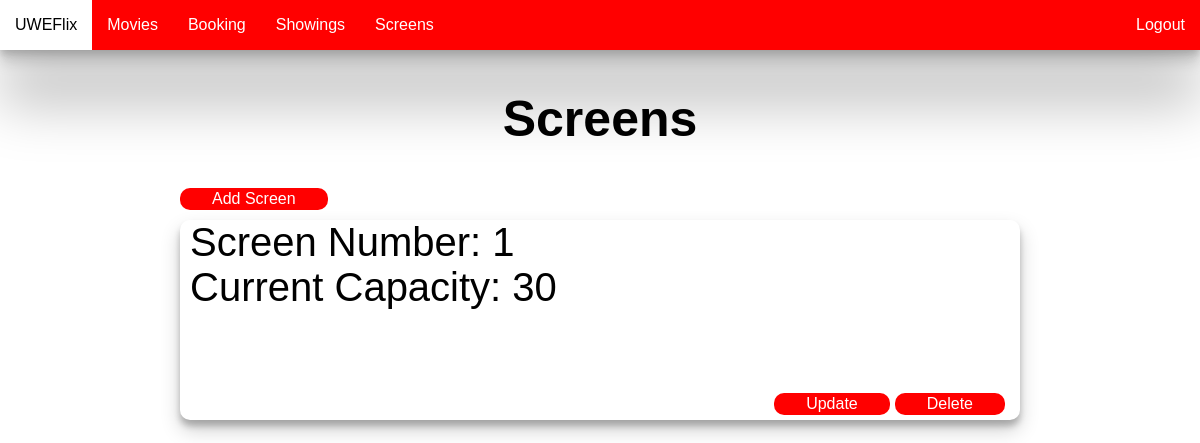
Page /screen (signed in) on the earlier database version.
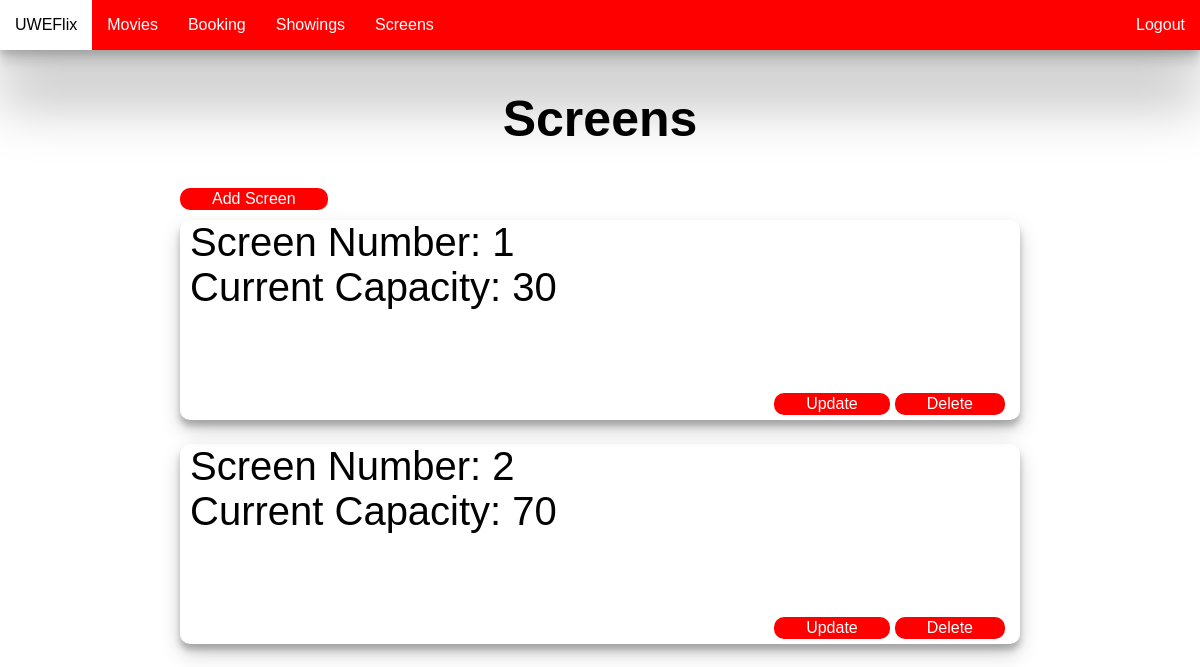
Same page on the later database version.
### UWEflix_Website/models.py (models this page shows, shortened)
class Screen(models.Model):
    screen_num = models.PositiveIntegerField(validators=[MaxValueValidator(10)], unique=True)# Max 10 screens
    seats = models.PositiveIntegerField(validators=[MaxValueValidator(100)])

### UWEflix_Website/views.py (the view)
# urls.py: path('screen', views.screen, name='screen'),
def screen(request):
    list = Screen.objects.all()
    return render(request, 'screen.html', {'list':list})

### UWEflix_Website/templates/screen.html (shortened to what this page needs)
{% extends 'base.html' %}
{% block content %}
{% if user.is_authenticated %}
<div class="title">
  <h1>Screens</h1>
</div>
<a class="card-button" style="margin-bottom: 10px;"
   href="{% url 'add-screen' %}">Add Screen</a>
{% for item in list %}
  <div class="card">
    <div class="card-content">
      <div class="card-top">
        Screen Number: {{ item.screen_num }}
        Current Capacity: {{ item.seats }}
      </div>
      <div class="card-buttons">
        <a href="{% url 'update-screen' item.id %}" class="card-button">Update</a>
        <a href="{% url 'delete-screen' item.id %}" class="card-button">Delete</a>
      </div>
    </div>
  </div>
{% endfor %}
{% else %}
Sorry, you don't have access to this page.
{% endif %}
{% endblock %}

Differences in the rows shown:
added Screen: screen_num "2", seats "70"
